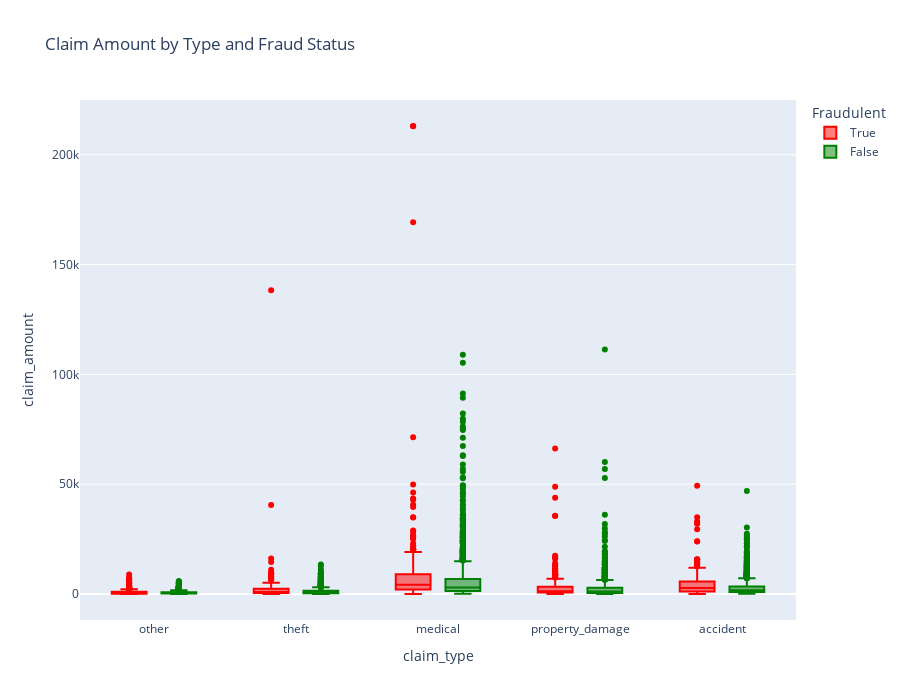

The notebook cell saved with this chart:
### Code cell
# Claim amount by claim type and fraud status
fig = px.box(
    claims_df,
    x='claim_type',
    y='claim_amount',
    color='is_fraudulent',
    title='Claim Amount by Type and Fraud Status',
    labels={'is_fraudulent': 'Fraudulent'},
    color_discrete_map={True: 'red', False: 'green'}
)

fig.update_layout(height=700)
fig.show()

### Figure 1 — Plotly figure (JSON) as saved in the notebook; plotly's stock layout.template omitted (floating-point values rounded to 4 significant figures; data arrays with more than 128 entries replaced by an {"elided": "..."} marker saying what was removed)
{"data": [{"alignmentgroup": "True", "hovertemplate": "Fraudulent=True<br>claim_type=%{x}<br>claim_amount=%{y}<extra></extra>", "legendgroup": "True", "marker": {"color": "red"}, "name": "True", "notched": false, "offsetgroup": "True", "orientation": "v", "showlegend": true, "type": "box", "x": {"elided": "1337 str values"}, "x0": " ", "xaxis": "x", "y": {"elided": "1337 float values"}, "y0": " ", "yaxis": "y"}, {"alignmentgroup": "True", "hovertemplate": "Fraudulent=False<br>claim_type=%{x}<br>claim_amount=%{y}<extra></extra>", "legendgroup": "False", "marker": {"color": "green"}, "name": "False", "notched": false, "offsetgroup": "False", "orientation": "v", "showlegend": true, "type": "box", "x": {"elided": "7922 str values"}, "x0": " ", "xaxis": "x", "y": {"elided": "7922 float values"}, "y0": " ", "yaxis": "y"}], "layout": {"boxmode": "group", "height": 700, "legend": {"title": {"text": "Fraudulent"}, "tracegroupgap": 0}, "title": {"text": "Claim Amount by Type and Fraud Status"}, "xaxis": {"anchor": "y", "domain": [0, 1], "title": {"text": "claim_type"}}, "yaxis": {"anchor": "x", "domain": [0, 1], "title": {"text": "claim_amount"}}}}
